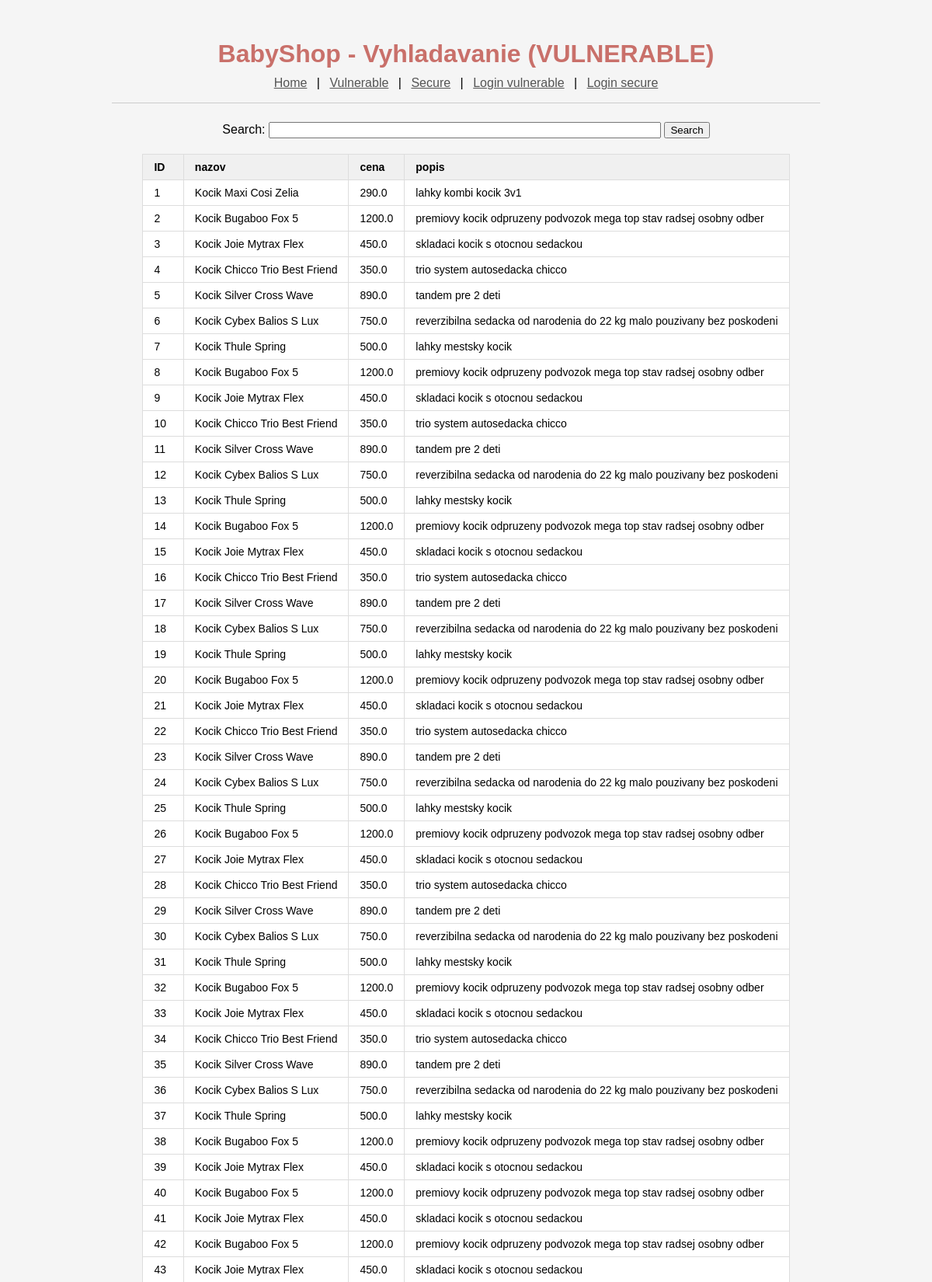
Page /vulnerable/search (upper part) on the committed database.
### tables this page shows
CREATE TABLE prod (
            id    INTEGER PRIMARY KEY AUTOINCREMENT,
            name  TEXT NOT NULL,
            price REAL NOT NULL,
            desc  TEXT
        );

### main.py (the view)
@app.get("/vulnerable/search",response_class=HTMLResponse)
def vuln_search(req:Request,q:str = ""):
    conn=get_db()
    sql="SELECT * FROM prod WHERE name LIKE '%" + q + "%'"
    try:
        rows =conn.execute(sql).fetchall()
    except Exception as e:
        rows = []
    conn.close()
    return templates.TemplateResponse("search.html",{
        "request":req,
        "mode":"vulnerable",
        "rows":rows,
        "q": q,
    })

### templates/search.html (shortened to what this page needs)
<!DOCTYPE html>
<html>
<head>
</head>
<body>
<h1>BabyShop - Vyhladavanie ({{ mode|upper }})</h1>
<nav>
  <a href="/">Home</a> |
  <a href="/vulnerable/search">Vulnerable</a> |
  <a href="/secure/search">Secure</a> |
  <a href="/vulnerable/login">Login vulnerable</a> |
  <a href="/secure/login">Login secure</a>
</nav>
<hr>
<form method="get">
  Search: <input type="text" name="q" value="{{ q }}" size="60">
  <input type="submit" value="Search">
</form>
{% if rows %}
<table>
  <tr><th>ID</th><th>nazov</th><th>cena</th><th>popis</th></tr>
  {% for r in rows %}
  <tr>
    <td>{{ r[0] }}</td>
    <td>{{ r[1] }}</td>
    <td>{{ r[2] }}</td>
    <td>{{ r[3] }}</td>
  </tr>
  {% endfor %}
</table>
{% elif q %}
<p>Ziadne vysledky.</p>
{% endif %}
</body>
</html>

### templates/search.html (style rules this page uses)
* { box-sizing: border-box; }
body { font-family:sans-serif;margin:0;padding: 30px;background:#f5f5f5;text-align:center; }
h1 { margin-bottom:6px;color: #c9706a; }
nav { margin:10px 0 16px; }
nav a { margin:0 8px;color: #555; }
hr { margin:0 auto 24px;width: 80%;border: none;border-top:1px solid #ccc; }
form { margin-bottom: 20px; }
table { margin: 0 auto; border-collapse:collapse;background:#fff;border: 1px solid #ddd;border-radius:8px; }
th,td { padding:8px 14px;border: 1px solid #ddd;font-size:14px;text-align:left; }
th { background: #f0f0f0; }

### rows in the picture
prod: id "1", name "Kocik Maxi Cosi Zelia", price "290.0", desc "lahky kombi kocik 3v1"
prod: id "2", name "Kocik Bugaboo Fox 5", price "1200.0", desc "premiovy kocik odpruzeny podvozok mega top stav radsej osobny odber"
prod: id "3", name "Kocik Joie Mytrax Flex", price "450.0", desc "skladaci kocik s otocnou sedackou"
prod: id "4", name "Kocik Chicco Trio Best Friend", price "350.0", desc "trio system autosedacka chicco"
prod: id "5", name "Kocik Silver Cross Wave", price "890.0", desc "tandem pre 2 deti"
prod: id "6", name "Kocik Cybex Balios S Lux", price "750.0", desc "reverzibilna sedacka od narodenia do 22 kg malo pouzivany bez poskodeni"
prod: id "7", name "Kocik Thule Spring", price "500.0", desc "lahky mestsky kocik"
prod: id "8", name "Kocik Bugaboo Fox 5", price "1200.0", desc "premiovy kocik odpruzeny podvozok mega top stav radsej osobny odber"
prod: id "9", name "Kocik Joie Mytrax Flex", price "450.0", desc "skladaci kocik s otocnou sedackou"
prod: id "10", name "Kocik Chicco Trio Best Friend", price "350.0", desc "trio system autosedacka chicco"
prod: id "11", name "Kocik Silver Cross Wave", price "890.0", desc "tandem pre 2 deti"
prod: id "12", name "Kocik Cybex Balios S Lux", price "750.0", desc "reverzibilna sedacka od narodenia do 22 kg malo pouzivany bez poskodeni"
prod: id "13", name "Kocik Thule Spring", price "500.0", desc "lahky mestsky kocik"
prod: id "14", name "Kocik Bugaboo Fox 5", price "1200.0", desc "premiovy kocik odpruzeny podvozok mega top stav radsej osobny odber"
prod: id "15", name "Kocik Joie Mytrax Flex", price "450.0", desc "skladaci kocik s otocnou sedackou"
prod: id "16", name "Kocik Chicco Trio Best Friend", price "350.0", desc "trio system autosedacka chicco"
prod: id "17", name "Kocik Silver Cross Wave", price "890.0", desc "tandem pre 2 deti"
prod: id "18", name "Kocik Cybex Balios S Lux", price "750.0", desc "reverzibilna sedacka od narodenia do 22 kg malo pouzivany bez poskodeni"
prod: id "19", name "Kocik Thule Spring", price "500.0", desc "lahky mestsky kocik"
prod: id "20", name "Kocik Bugaboo Fox 5", price "1200.0", desc "premiovy kocik odpruzeny podvozok mega top stav radsej osobny odber"
prod: id "21", name "Kocik Joie Mytrax Flex", price "450.0", desc "skladaci kocik s otocnou sedackou"
prod: id "22", name "Kocik Chicco Trio Best Friend", price "350.0", desc "trio system autosedacka chicco"
prod: id "23", name "Kocik Silver Cross Wave", price "890.0", desc "tandem pre 2 deti"
prod: id "24", name "Kocik Cybex Balios S Lux", price "750.0", desc "reverzibilna sedacka od narodenia do 22 kg malo pouzivany bez poskodeni"
prod: id "25", name "Kocik Thule Spring", price "500.0", desc "lahky mestsky kocik"
prod: id "26", name "Kocik Bugaboo Fox 5", price "1200.0", desc "premiovy kocik odpruzeny podvozok mega top stav radsej osobny odber"
prod: id "27", name "Kocik Joie Mytrax Flex", price "450.0", desc "skladaci kocik s otocnou sedackou"
prod: id "28", name "Kocik Chicco Trio Best Friend", price "350.0", desc "trio system autosedacka chicco"
prod: id "29", name "Kocik Silver Cross Wave", price "890.0", desc "tandem pre 2 deti"
prod: id "30", name "Kocik Cybex Balios S Lux", price "750.0", desc "reverzibilna sedacka od narodenia do 22 kg malo pouzivany bez poskodeni"
prod: id "31", name "Kocik Thule Spring", price "500.0", desc "lahky mestsky kocik"
prod: id "32", name "Kocik Bugaboo Fox 5", price "1200.0", desc "premiovy kocik odpruzeny podvozok mega top stav radsej osobny odber"
prod: id "33", name "Kocik Joie Mytrax Flex", price "450.0", desc "skladaci kocik s otocnou sedackou"
prod: id "34", name "Kocik Chicco Trio Best Friend", price "350.0", desc "trio system autosedacka chicco"
prod: id "35", name "Kocik Silver Cross Wave", price "890.0", desc "tandem pre 2 deti"
prod: id "36", name "Kocik Cybex Balios S Lux", price "750.0", desc "reverzibilna sedacka od narodenia do 22 kg malo pouzivany bez poskodeni"
prod: id "37", name "Kocik Thule Spring", price "500.0", desc "lahky mestsky kocik"
prod: id "38", name "Kocik Bugaboo Fox 5", price "1200.0", desc "premiovy kocik odpruzeny podvozok mega top stav radsej osobny odber"
prod: id "39", name "Kocik Joie Mytrax Flex", price "450.0", desc "skladaci kocik s otocnou sedackou"
prod: id "40", name "Kocik Bugaboo Fox 5", price "1200.0", desc "premiovy kocik odpruzeny podvozok mega top stav radsej osobny odber"
prod: id "41", name "Kocik Joie Mytrax Flex", price "450.0", desc "skladaci kocik s otocnou sedackou"
prod: id "42", name "Kocik Bugaboo Fox 5", price "1200.0", desc "premiovy kocik odpruzeny podvozok mega top stav radsej osobny odber"
prod: id "43", name "Kocik Joie Mytrax Flex", price "450.0", desc "skladaci kocik s otocnou sedackou"

### other values in the picture
{{ mode|upper }} "VULNERABLE"
